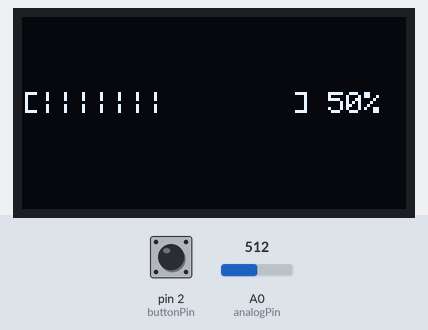
Recording of a sketch running on a simulated Arduino Uno, built with avr-gcc and run on an emulated ATmega328P. Parts: 128×64 one-colour display. Inputs (shaded band) come from the test bench; at power-on: A0 (analogPin) = 512, pin 2 (buttonPin) LOW. The display library's start-up logo is not drawn.

Above: at 3.2 s.
3.3 s: A0 (analogPin) set to 76
At 3.8 s:
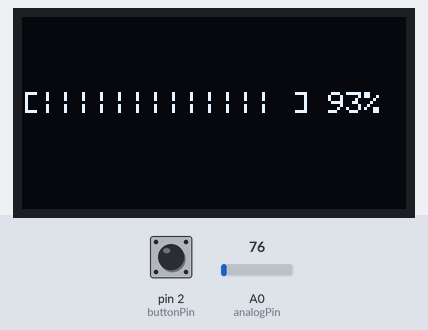
4.8 s: A0 (analogPin) set to 67
At 5.3 s:
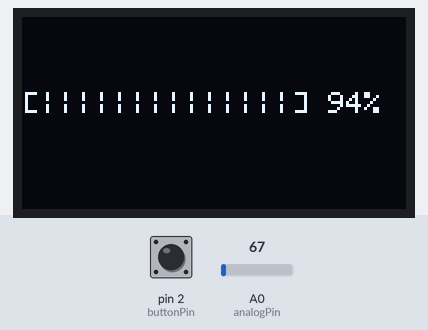
6.3 s: A0 (analogPin) set to 12
At 6.6 s:
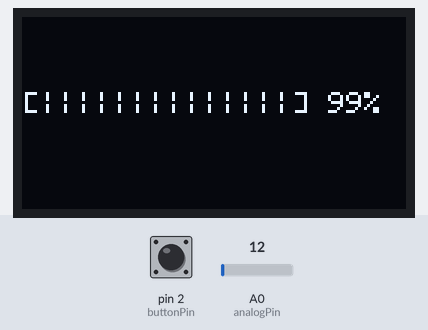
7.8 s: A0 (analogPin) set to 9
At 8.2 s:
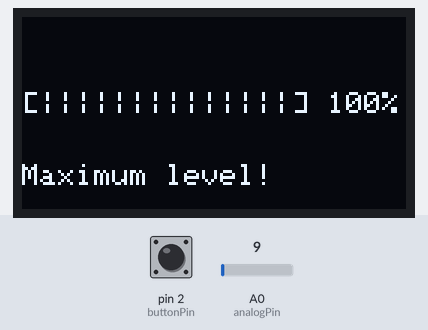
9.3 s: A0 (analogPin) set to 1023
At 10.4 s:
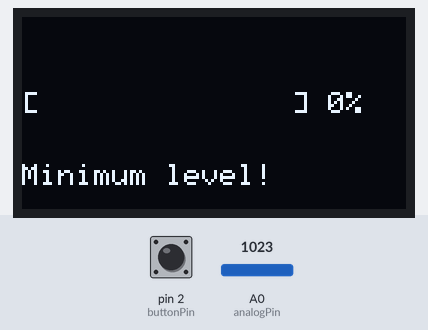
Timing chart, 0 to 12.3 s (numbered marks = the images above; inputs shaded):
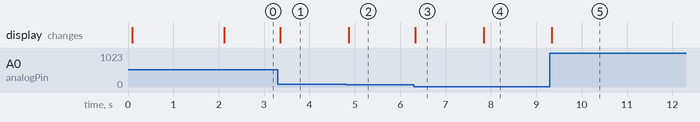

Measured:
- the behaviour switches between 73 and 72 on A0 (analogPin) (found by bisection; images 1 and 2)
- the behaviour switches between 11 and 10 on A0 (analogPin) (found by bisection; images 3 and 4)
- after the input at 3.3 s, the display: changes after 0.05 s (image 1)
- after the input at 4.8 s, the display: changes after 0.06 s (image 2)
- after the input at 6.3 s, the display: changes at once (image 3)
- after the input at 7.8 s, the display: changes at once (image 4)
- after the input at 9.3 s, the display: changes at once (image 5)

The sketch:

MidiControllerTest1.ino
```cpp
/********
    First midi controller test with a single button! :D


*********/

#include <SPI.h>
#include <Wire.h>
#include <Adafruit_GFX.h>
#include <Adafruit_SSD1306.h>

// These are for using software SPI
#define OLED_MOSI    9
#define OLED_CLK     10
#define OLED_DC      11
#define OLED_CS      12
#define OLED_RESET      13
Adafruit_SSD1306 display(OLED_MOSI, OLED_CLK, OLED_DC, OLED_RESET, OLED_CS);

// This is for the potentiometer
const int analogPin = A0;

// The button
const int buttonPin = 2;
int buttonState;
int lastButtonState = LOW;
boolean var1 = false;

// These help with debouncing
unsigned long lastDebounceTime = 0;
unsigned long debounceDelay = 20;

void setup()  {

  // Initialize the button
  pinMode(buttonPin, INPUT);

  Serial.begin(31250);

  display.begin(SSD1306_SWITCHCAPVCC);


  display.display();
  delay(3);
  display.clearDisplay();


  // Some text
  display.setTextSize(1);
  display.setTextColor(WHITE);
  display.setCursor(15,20);
  display.println("MIDI\nController\nTest 1");
  display.display();
  delay(2000);
  display.clearDisplay();

  display.setTextSize(1);

}

void loop() {

  int numBars = 14;  // total number of bars to use on display

  int sensorReading = analogRead(analogPin);

  int level = map(sensorReading, 0, 1021, 100, 0);      // POT mapped from 0-100
  int bar = map(sensorReading, 0, 1021, numBars, 0);    // number of bars for the current level
  int note = map(sensorReading, 0, 1021, 91, 31);

  buttonState = digitalRead(buttonPin);
  if(buttonState != lastButtonState)
    lastDebounceTime = millis();
  if((millis() - lastDebounceTime) > debounceDelay){
    if(buttonState == HIGH){
      Serial.write(0x90);  // Note on channel 1
      Serial.write(note);  // Which note to write (based on potentiometer)
      Serial.write(0x45);  // Velocity (in this case, about the middle)
    }
  }
  lastButtonState = buttonState;


  // Display output:

  display.setCursor(0,25);
  display.print("[");
  for(int i = 0; i < bar; i++){
    display.print("|");
  }
  for(int i = 0; i < numBars-bar; i++){
    display.print(" ");
  }
  display.print("] ");
  display.print(level);
  display.println("%");
  if( level == 100 ){
    display.println("\n\nMaximum level!");
  }
  else if ( level < 1 ){
    display.println("\n\nMinimum level!");
  }
  display.display();
  delay(10);
  display.clearDisplay();

}
```
